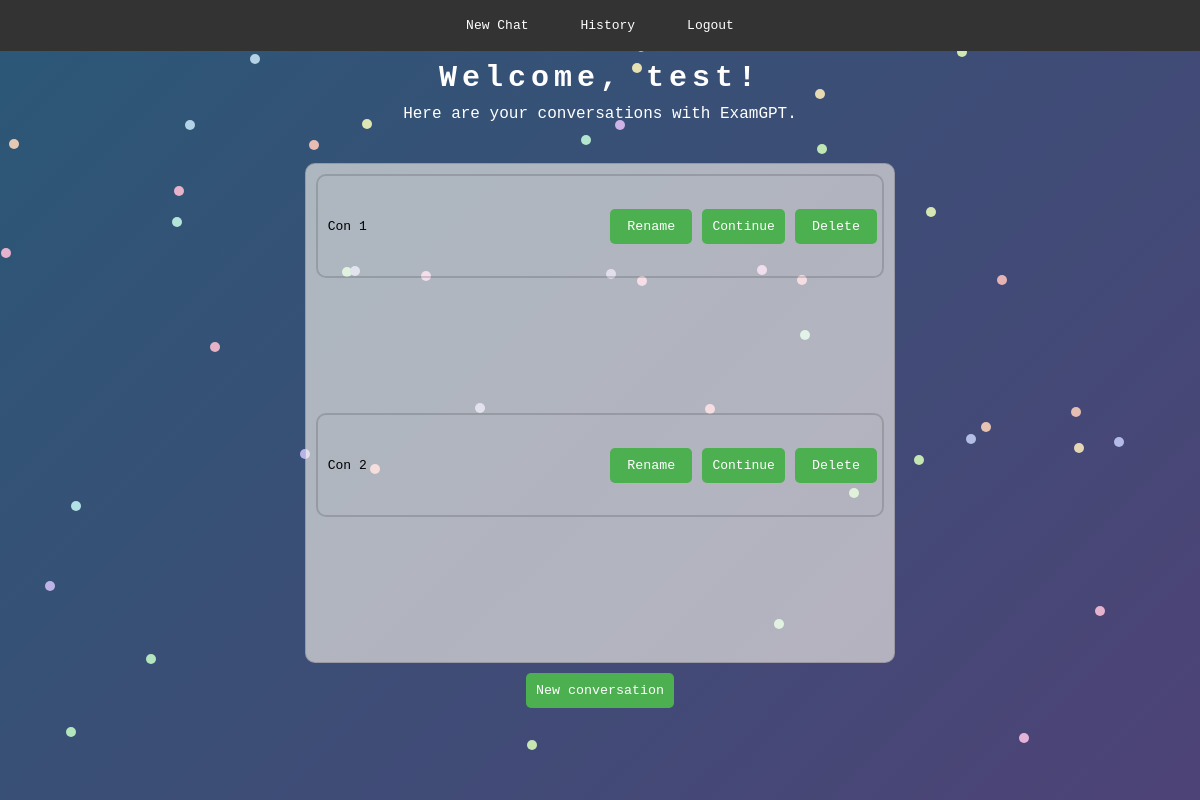
Before: /history (signed in) with the older database file.
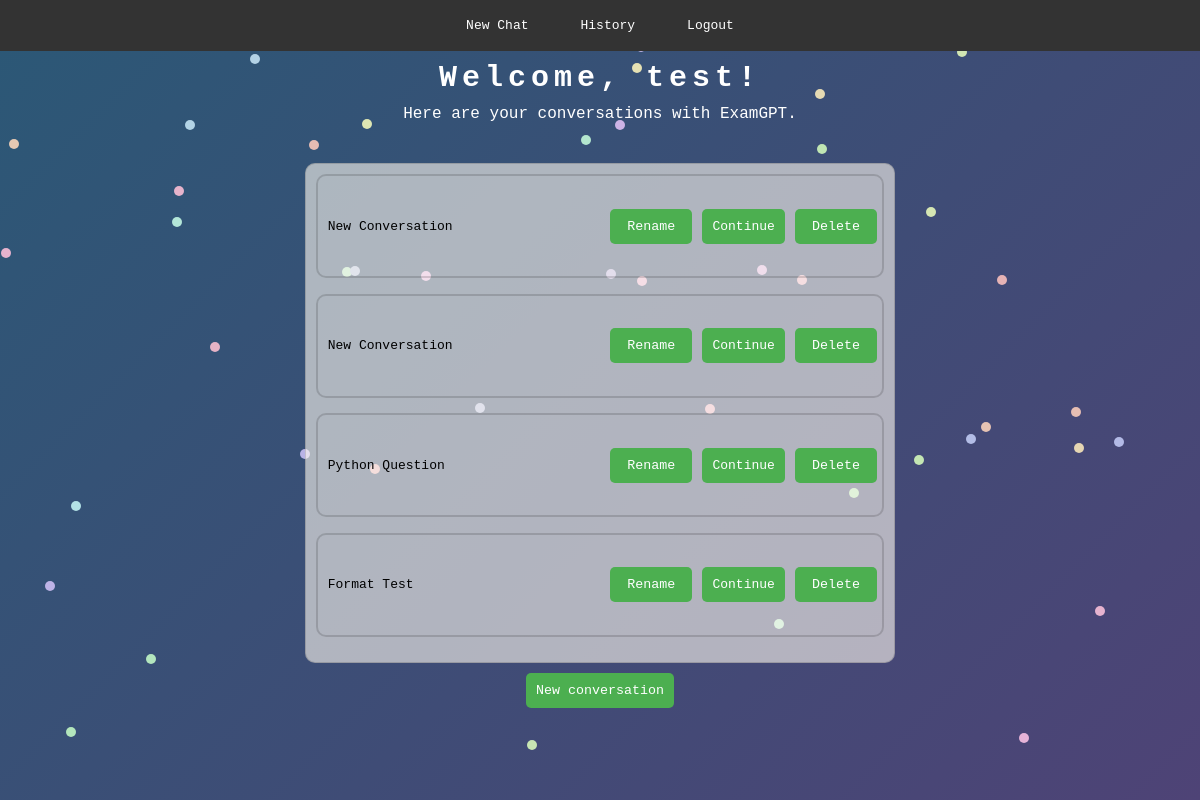
After: the same page with the newer database file.
### app/models.py (models this page shows, shortened)
class customer_data(UserMixin, db.Model):
    customer_id = db.Column(db.Integer, primary_key=True)
    email = db.Column(db.String(120), index=True, unique=True)
    password_hash = db.Column(db.String(128))
    conversations = db.relationship('conversation_data', backref='user', lazy='dynamic')

class conversation_data(db.Model):
    conversation_id = db.Column(db.Integer, primary_key=True)
    customer_id = db.Column(db.Integer, db.ForeignKey('customer_data.customer_id'))
    conversation_name = db.Column(db.String(128))

### app/__init__.py (the view)
@app.route('/history')
@login_required
def history():
    return render_template('history.html', email=current_user.email, conversations=current_user.conversations)

### app/models.py (called while the page is built)
@login.user_loader
def load_user(id):
    return customer_data.query.get(int(id))

### app/templates/history.html (shortened to what this page needs)
<!DOCTYPE html>
<html lang="en">
<head>
  <link rel="stylesheet" href="{{ url_for('static', filename='style.css') }}">
</head>
<body>
  <div class="background-particles"></div>
  <nav class="navbar">
    <a href="{{ url_for('home') }}">New Chat</a>
    <a href="{{ url_for('history') }}">History</a>
    {% if current_user.is_anonymous %}
    <a href="{{ url_for('login') }}">Login</a>
    {% else %}
    <a onclick="confirmLogout()" style="cursor: pointer;">Logout</a>
    {% endif %}
    </nav>
  <div class="body-width">
    <section class="welcome-section">
      <h1>Welcome, {{ email }}!</h1>
      <p>Here are your conversations with ExamGPT.</p>
    </section>
    <div class="history-container">
      {% for c in conversations%}
      <div class="history-conversation">
        <p>{{c['conversation_name']}}</p>
        <button class="history-rename-button" onclick="renameConversation( {{ c['conversation_id'] }}, this )">Rename</button>
        <a style="text-align: center" href="{{ url_for('chat', conversation_id=c['conversation_id']) }}">Continue</a>
        <button class="history-delete-button" onclick="deleteConversation( {{ c['conversation_id'] }}, this )">Delete</button>
      </div>
      {% endfor %}
    </div>
    <button class="new-conversation-button">New conversation</button>
  </div>
</body>
</html>

### app/static/style.css (style rules this page uses)
* { font-family: monospace; font-weight: 500; }
body { display: flex; flex-direction: column; align-items: center; margin: 0; z-index: 2; overflow-x: hidden; margin-bottom: 50px; }
.navbar { display: flex; background-color: #333; padding: 10px; justify-content: center; width: 100%; margin: 0; z-index: 2; }
.navbar a { color: white; text-decoration: none; margin: 0 10px; padding: 8px 16px; border-radius: 5px; z-index: 2; }
.body-width { width: fit-content; z-index: 2; display: flex; flex-direction: column; align-items: center; }
.welcome-section { display: flex; flex-direction: column; align-items: center; text-align: center; z-index: 2; color: white; font-family: monospace; }
.welcome-section h1 { font-weight: 700; font-size: 30px; letter-spacing: 5px; margin-top: 10px; margin-bottom: 0px; }
.welcome-section p { font-weight: 500; font-size: 16px; margin: 10px 80px; }
.history-container { border: 1px solid rgba(0, 0, 0, 0.144); border-radius: 10px; height: 500px; min-width: 400px; box-sizing: border-box; overflow-y: scroll; padding: 10px; margin-top: 30px; margin-left: 20px; margin-right: 20px; background-color: rgba(255, 251, 241, 0.6); display: grid; grid-template-columns: 1fr; }
.history-conversation { border: 2px solid rgba(0, 0, 0, 0.144); border-radius: 10px; padding: 5px; display: grid; grid-template-columns: 1fr 1fr 1fr 1fr 1fr 1fr; align-items: center; min-height: 50px; max-height: 90px; }
.history-conversation p { margin: 0; grid-column: 1 / span 3; padding-left: 5px; }
.history-conversation button, .history-conversation a { background-color: #4caf50; color: white; border: none; border-radius: 5px; padding: 10px; cursor: pointer; margin-left: 10px; grid-column: span 1; text-decoration: none; display: inline-block; }
.new-conversation-button { background-color: #4caf50; color: white; border: none; border-radius: 5px; padding: 10px; cursor: pointer; margin-top: 10px; align-self: center; }
.background-particles { position: fixed; top: 0; left: 0; width: 100%; height: 100%; background: linear-gradient(135deg, #2b5876, #4e4376); z-index: 0; }

Changed rows visible on the page:
removed conversation_data: conversation_name "Con 1"
removed conversation_data: conversation_name "Con 2"
added conversation_data: conversation_name "New Conversation"
added conversation_data: conversation_name "New Conversation"
added conversation_data: conversation_name "Python Question"
added conversation_data: conversation_name "Format Test"
